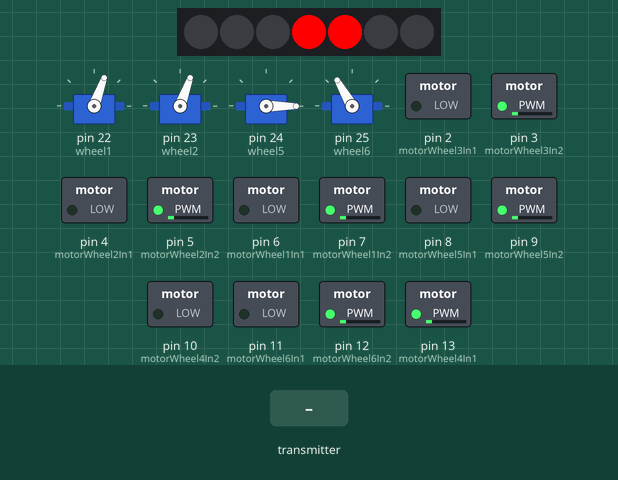
This sketch was run on a simulated Arduino Mega 2560, built with avr-gcc and run on an emulated ATmega2560. Shown: 4 × servo, 7 RGB LEDs in strip order, left to right, switched loads named in the sketch (green lamp = pin HIGH). Inputs (shaded band) come from the test bench.

Above: at 1.24 s.
1.3 s: the transmitter starts sending readChannel.0 = 1000
At 1.4 s:
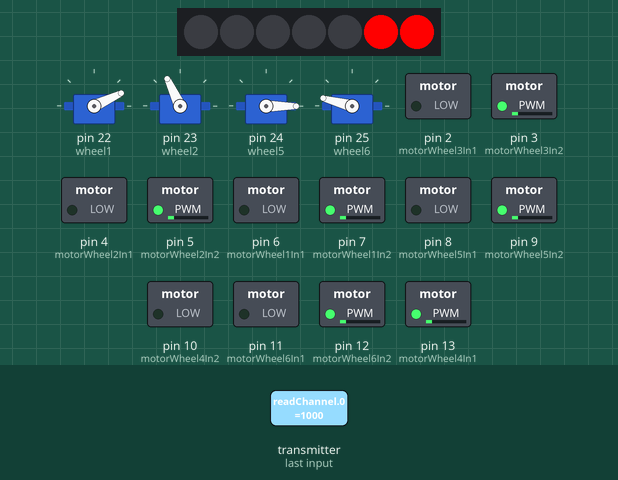
3.0 s: the transmitter starts sending readChannel.2 = 1000
At 3.02 s:
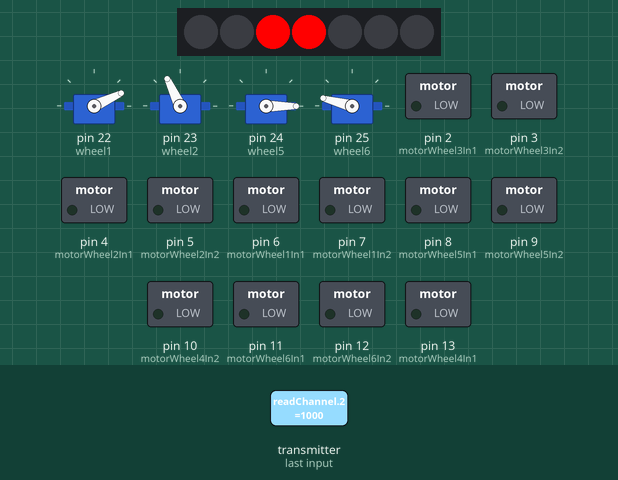
4.7 s: the transmitter starts sending readChannel.0 = 1250
At 4.72 s:
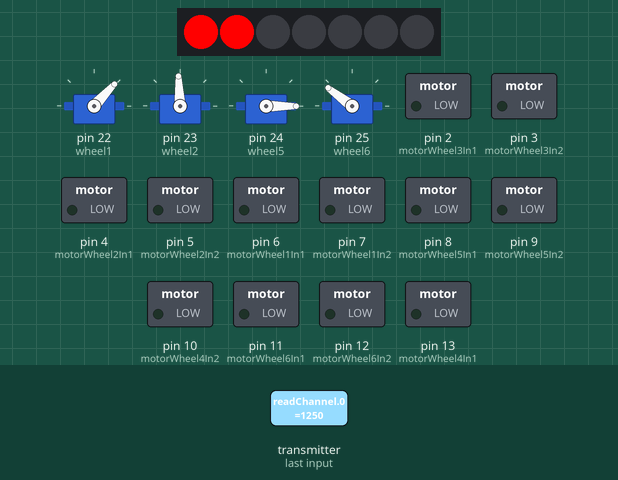
6.4 s: the transmitter starts sending readChannel.2 = 1250
At 6.43 s:
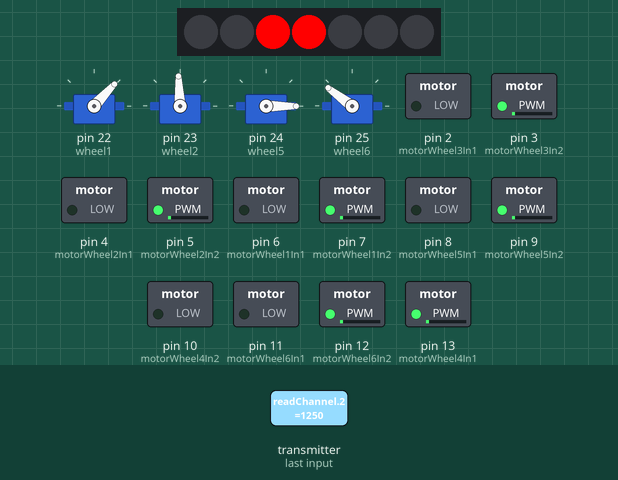
8.1 s: the transmitter starts sending readChannel.4 = 2000
At 8.13 s:
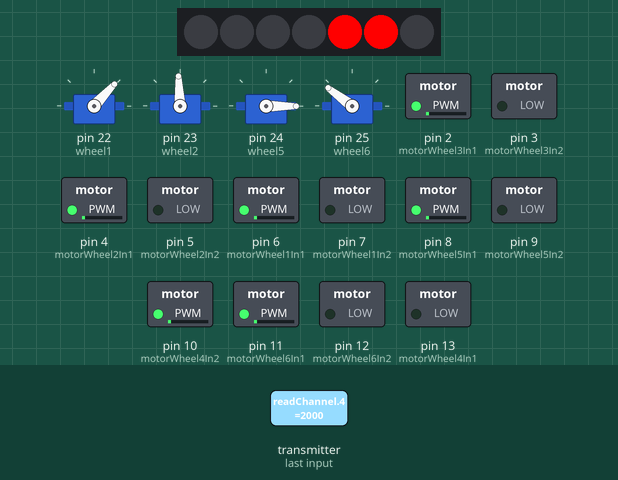
9.8 s: the transmitter starts sending readChannel.0 = 1500
At 9.83 s:
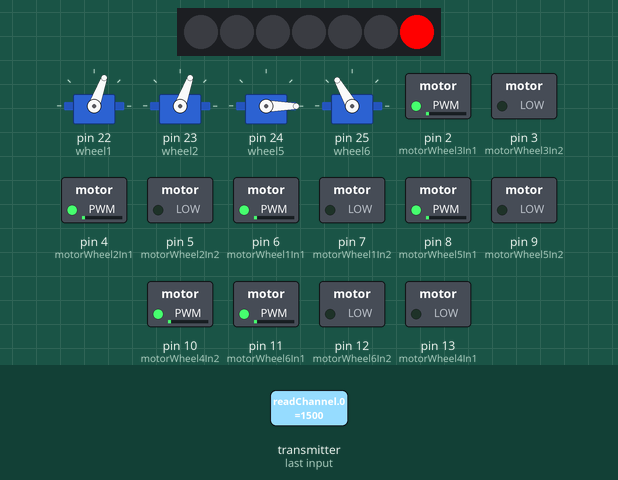
Timing chart, 0 to 12.5 s (numbered marks = the images above; inputs shaded):
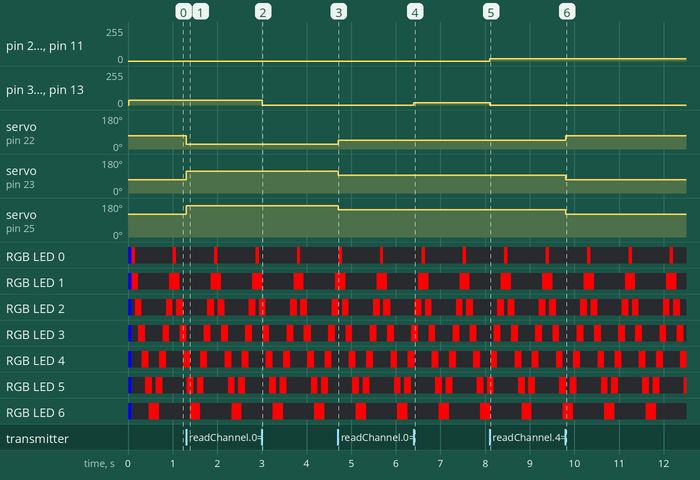

The sketch:

Mars_Rover.ino
```cpp
/*
  ASTURIOSITY - ROVER
*/

/* ---------------------- Bibliotecas ---------------------- */
#include <Servo.h>               // Control de servomotores.
#include <IBusBM.h>              // Comunicación con el receptor FlySky iBUS.
#include <Adafruit_NeoPixel.h>    // Control de tiras LED NeoPixel.

/* ---------------------- Variables ---------------------- */
#define pinLeds 37      // Pin para controlar los LEDs.
#define numLeds 7       // Número de LEDs en la tira.

IBusBM iBus;             // Instancia para recibir datos iBUS.
IBusBM iBusSensor;       // Instancia para el sensor iBUS (aunque no se utiliza en este código).

int channel0, channel1, channel2, channel3, channel4, channel5, channel6 = 1500; // Canales de iBUS inicializados en 1500 (valor neutral).

Adafruit_NeoPixel ledStrip = Adafruit_NeoPixel(numLeds, pinLeds, NEO_GRB + NEO_KHZ800); // Configuración de la tira de LEDs.

int currentSpeed = 0;           // Variable para controlar la velocidad.
int steering = 0;               // Variable para controlar la dirección.
int step = 1;                   // Control del desplazamiento en el efecto LED.

Servo wheel1, wheel2, wheel5, wheel6; // Servos que controlan las ruedas del robot.

long lastTime = 0;             // Control del tiempo para el efecto de LED.

int ledState[7] = {0, 0, 0, 0, 0, 0, 0}; // Arreglo que almacena el estado de los LEDs.
int ledIndex = 0;               // Índice para controlar el estado de los LEDs.

bool isReversing = false;     // Controla si el robot va en reversa.

/* ---------------------- Configuración Inicial  ---------------------- */
void setup() {
    Serial.begin(115200);                            // Inicia comunicación serie a 115200 baudios.
    iBus.begin(Serial1, IBUSBM_NOTIMER);             // Inicia la recepción de datos iBUS.
    iBusSensor.begin(Serial2, IBUSBM_NOTIMER);       // Inicia sensor iBUS (aunque no se usa en el código actual).

    initMotors();                                    // Inicializa los motores (función que no está en el código).

    wheel1.attach(22);  // Asigna el pin 22 al servo de la rueda 1.
    wheel2.attach(23);  // Asigna el pin 23 al servo de la rueda 2.
    wheel5.attach(24);  // Asigna el pin 24 al servo de la rueda 5.
    wheel6.attach(25);  // Asigna el pin 25 al servo de la rueda 6.

    ledStrip.begin();       // Inicializa la tira de LEDs.
    ledStrip.show();        // Apaga todos los LEDs.

    // Configura todos los LEDs en azul.
    for (int i = 0; i < numLeds; i++) {
        ledStrip.setPixelColor(i, 0, 0, 255); // Azul: R=0, G=0, B=255.
        ledStrip.show();                      // Actualiza los LEDs.
    }
}

/* ---------------------- Bucle Principal ---------------------- */
void loop() {
    iBus.loop();  // Lee continuamente los valores de los canales del receptor iBUS.

    // Asigna los valores de los canales iBUS a variables.
    channel0 = iBus.readChannel(0);
    channel1 = iBus.readChannel(1);
    channel2 = iBus.readChannel(2);
    channel3 = iBus.readChannel(3);
    channel4 = iBus.readChannel(4);
    channel5 = iBus.readChannel(5);
    channel6 = iBus.readChannel(6);

    // Si el canal 6 tiene un valor menor a 800, se reestablecen los valores predeterminados.
    if (channel6 < 800) {
        channel0 = 1500;
        channel1 = 1500;
        channel2 = 1000;
        channel3 = 1500;
        channel4 = 1500;
        channel5 = 1500;
        channel6 = 1500;
    }

    //printChannelValues();

    // Determina si se activa el modo reversa.
    if (channel4 > 1700) {
        isReversing = true;   // Si el canal 5 es mayor a 1700, el robot va en reversa.
    } else {
        isReversing = false;  // Si no, avanza normalmente.
    }

    if (channel5 > 1700){
      //testMotorsAndServos();
    }

    // Calcula la velocidad con base en el valor del canal 2 (acelerador).
    currentSpeed = map(channel2, 1000, 2000, 0, 75); // Mapea el rango del canal (1000-2000) a una velocidad (0-75).
    motors(currentSpeed, isReversing);               // Controla los motores.

    // Calcula el ángulo de dirección basado en el canal 0 (steering).
    steering = map(channel0, 1000, 2000, -45, 45);   // Mapea el rango del canal a un ángulo entre -45 y 45 grados.
    steerServo(steering);                            // Controla los servos de la dirección.

    // Efecto de LED con desplazamiento.
    if (millis() - lastTime > 75) {  // Cada 75 ms se actualiza el estado de los LEDs.
        ledState[ledIndex] = 255;
        ledState[ledIndex + 1] = 255;

        // Actualiza el color de cada LED con los valores de la matriz `ledState`.
        ledStrip.setPixelColor(0, ledState[0], 0, 0);
        ledStrip.setPixelColor(1, ledState[1], 0, 0);
        ledStrip.setPixelColor(2, ledState[2], 0, 0);
        ledStrip.setPixelColor(3, ledState[3], 0, 0);
        ledStrip.setPixelColor(4, ledState[4], 0, 0);
        ledStrip.setPixelColor(5, ledState[5], 0, 0);
        ledStrip.setPixelColor(6, ledState[6], 0, 0);
        ledStrip.show();  // Muestra el cambio en los LEDs.

        ledState[ledIndex] = 0;  // Restablece el valor del LED actual.
        ledState[ledIndex + 1] = 0;

        ledIndex += step;  // Actualiza el índice para el siguiente LED.
        lastTime = millis();  // Reinicia el contador de tiempo.

        // Cambia la dirección del desplazamiento de los LEDs cuando alcanza los extremos.
        if (ledIndex == 6) { step = -1; }
        if (ledIndex == 0) { step = 1; }
    }
}

void colorWipe(uint32_t color, int wait) {
    // Esta función "limpia" los LEDs uno por uno con el color especificado y un retraso entre cada LED.
    for (int i = 0; i < ledStrip.numPixels(); i++) {
        ledStrip.setPixelColor(i, color);  // Establece el color de un LED.
        ledStrip.show();                   // Muestra el cambio.
        delay(wait);                       // Espera el tiempo especificado.
    }
}

void printChannelValues() {
    // Imprimir los valores de los canales en el puerto Serial
    Serial.print("Channel 0: ");
    Serial.print(channel0);
    Serial.print("\tChannel 1: ");
    Serial.print(channel1);
    Serial.print("\tChannel 2: ");
    Serial.print(channel2);
    Serial.print("\tChannel 3: ");
    Serial.print(channel3);
    Serial.print("\tChannel 4: ");
    Serial.print(channel4);
    Serial.print("\tChannel 5: ");
    Serial.print(channel5);
    Serial.print("\tChannel 6: ");
    Serial.println(channel6);
    delay(500);
}
```

motor.ino
```cpp
#define motorWheel1In1 6  // Pin para IN1 del motor de la rueda 1 (delantera izquierda).
#define motorWheel1In2 7  // Pin para IN2 del motor de la rueda 1.

#define motorWheel2In1 4  // Pin para IN1 del motor de la rueda 2 (media izquierda).
#define motorWheel2In2 5  // Pin para IN2 del motor de la rueda 2.

#define motorWheel3In1 2  // Pin para IN1 del motor de la rueda 3 (trasera izquierda).
#define motorWheel3In2 3  // Pin para IN2 del motor de la rueda 3.

#define motorWheel4In1 13 // Pin para IN1 del motor de la rueda 4 (delantera derecha).
#define motorWheel4In2 10 // Pin para IN2 del motor de la rueda 4.

#define motorWheel5In1 8  // Pin para IN1 del motor de la rueda 5 (media derecha).
#define motorWheel5In2 9  // Pin para IN2 del motor de la rueda 5.

#define motorWheel6In1 11 // Pin para IN1 del motor de la rueda 6 (trasera derecha).
#define motorWheel6In2 12 // Pin para IN2 del motor de la rueda 6.


void initMotors() {
  // Inicialización de los motores, poniendo sus pines en estado bajo (apagados).
  // Motor de la rueda 1 (delantera izquierda)
  digitalWrite(motorWheel1In1, LOW);
  digitalWrite(motorWheel1In2, LOW);

  // Motor de la rueda 2 (media izquierda)
  digitalWrite(motorWheel2In1, LOW);
  digitalWrite(motorWheel2In2, LOW);

  // Motor de la rueda 3 (trasera izquierda)
  digitalWrite(motorWheel3In1, LOW);
  digitalWrite(motorWheel3In2, LOW);

  // Motores del lado derecho giran en sentido contrario
  // Motor de la rueda 4 (delantera derecha)
  digitalWrite(motorWheel4In1, LOW);
  digitalWrite(motorWheel4In2, LOW);

  // Motor de la rueda 5 (media derecha)
  digitalWrite(motorWheel5In1, LOW);
  digitalWrite(motorWheel5In2, LOW);

  // Motor de la rueda 6 (trasera derecha)
  digitalWrite(motorWheel6In1, LOW);
  digitalWrite(motorWheel6In2, LOW);
}


void motors(int speed, bool reverse) {
  // Si el modo reversa está desactivado (avanzar hacia adelante)
  if (!reverse) {
    digitalWrite(motorWheel1In1, LOW);
    analogWrite(motorWheel1In2, speed);

    digitalWrite(motorWheel2In1, LOW);
    analogWrite(motorWheel2In2, speed);

    digitalWrite(motorWheel3In1, LOW);
    analogWrite(motorWheel3In2, speed);

    analogWrite(motorWheel4In1, speed);
    digitalWrite(motorWheel4In2, LOW);

    digitalWrite(motorWheel5In1, LOW);
    analogWrite(motorWheel5In2, speed);

    digitalWrite(motorWheel6In1, LOW);
    analogWrite(motorWheel6In2, speed);
  } else {
    // Si el modo reversa está activado
    analogWrite(motorWheel1In1, speed);
    digitalWrite(motorWheel1In2, LOW);

    analogWrite(motorWheel2In1, speed);
    digitalWrite(motorWheel2In2, LOW);

    analogWrite(motorWheel3In1, speed);
    digitalWrite(motorWheel3In2, LOW);

    digitalWrite(motorWheel4In1, LOW);
    analogWrite(motorWheel4In2, speed);

    analogWrite(motorWheel5In1, speed);
    digitalWrite(motorWheel5In2, LOW);

    analogWrite(motorWheel6In1, speed);
    digitalWrite(motorWheel6In2, LOW);
  }
}


void steerServo(int steering) {
  wheel1.write(steering + 70);   // Ajusta la dirección de la rueda 1.
  wheel2.write(-steering + 70);  // Ajusta la dirección de la rueda 2.
  wheel5.write(steering);        // Ajusta la dirección de la rueda 5.
  wheel6.write(-steering + 120); // Ajusta la dirección de la rueda 6.
}


void testMotorsAndServos() {
    int testSpeed = 40;  // Velocidad de prueba para las ruedas
    int delayTime = 5000; // Tiempo de retardo entre cambios

    // Probar las ruedas secuencialmente hacia adelante y luego hacia atrás
    Serial.println("Testing motors...");

    // Apagar todos los motores
    initMotors();

    // Rueda 1
    Serial.println("Testing Wheel 1 (forward)");
    digitalWrite(motorWheel1In1, LOW);
    analogWrite(motorWheel1In2, testSpeed);
    delay(delayTime);

    Serial.println("Testing Wheel 1 (reverse)");
    analogWrite(motorWheel1In1, testSpeed);
    digitalWrite(motorWheel1In2, LOW);
    delay(delayTime);

    // Apagar todos los motores
    initMotors();

    // Rueda 2
    Serial.println("Testing Wheel 2 (forward)");
    digitalWrite(motorWheel2In1, LOW);
    analogWrite(motorWheel2In2, testSpeed);
    delay(delayTime);

    Serial.println("Testing Wheel 2 (reverse)");
    analogWrite(motorWheel2In1, testSpeed);
    digitalWrite(motorWheel2In2, LOW);
    delay(delayTime);

    // Apagar todos los motores
    initMotors();

    // Rueda 3
    Serial.println("Testing Wheel 3 (forward)");
    digitalWrite(motorWheel3In1, LOW);
    analogWrite(motorWheel3In2, testSpeed);
    delay(delayTime);

    Serial.println("Testing Wheel 3 (reverse)");
    analogWrite(motorWheel3In1, testSpeed);
    digitalWrite(motorWheel3In2, LOW);
    delay(delayTime);

    // Apagar todos los motores
    initMotors();

    // Rueda 4
    Serial.println("Testing Wheel 4 (forward)");
    analogWrite(motorWheel4In1, testSpeed);
    digitalWrite(motorWheel4In2, LOW);
    delay(delayTime);

    Serial.println("Testing Wheel 4 (reverse)");
    digitalWrite(motorWheel4In1, LOW);
    analogWrite(motorWheel4In2, testSpeed);
    delay(delayTime);

    // Apagar todos los motores
    initMotors();

    // Rueda 5
    Serial.println("Testing Wheel 5 (forward)");
    digitalWrite(motorWheel5In1, LOW);
    analogWrite(motorWheel5In2, testSpeed);
    delay(delayTime);

    Serial.println("Testing Wheel 5 (reverse)");
    analogWrite(motorWheel5In1, testSpeed);
    digitalWrite(motorWheel5In2, LOW);
    delay(delayTime);

    // Apagar todos los motores
    initMotors();

    // Rueda 6
    Serial.println("Testing Wheel 6 (forward)");
    digitalWrite(motorWheel6In1, LOW);
    analogWrite(motorWheel6In2, testSpeed);
    delay(delayTime);

    Serial.println("Testing Wheel 6 (reverse)");
    analogWrite(motorWheel6In1, testSpeed);
    digitalWrite(motorWheel6In2, LOW);
    delay(delayTime);

    // Apagar todos los motores
    initMotors();

    // Probar los servos
    Serial.println("Testing servos...");

    // Mover servos al máximo (180 grados)
    Serial.println("Setting servos to maximum");
    wheel1.write(180);
    wheel2.write(180);
    wheel5.write(180);
    wheel6.write(180);
    delay(delayTime);

    // Mover servos al mínimo (0 grados)
    Serial.println("Setting servos to minimum");
    wheel1.write(0);
    wheel2.write(0);
    wheel5.write(0);
    wheel6.write(0);
    delay(delayTime);

    // Mover servos al centro (90 grados)
    Serial.println("Setting servos to center (90 degrees)");
    wheel1.write(90);
    wheel2.write(90);
    wheel5.write(90);
    wheel6.write(90);
    delay(delayTime);

    Serial.println("Test completed.");
}
```

Measured:
- after the input at 1.3 s, servo on pin 22 (wheel1): 70° → 25° at once; servo on pin 23 (wheel2): 70° → 115° at once; servo on pin 25 (wheel6): 120° → 165° at once
- after the input at 3.0 s, pin 3 (motorWheel3In2), pin 5 (motorWheel2In2), pin 7 (motorWheel1In2), pin 9 (motorWheel5In2), pin 12 (motorWheel6In2), pin 13 (motorWheel4In1): 37/255 → 0/255 at once
- after the input at 4.7 s, servo on pin 22 (wheel1): 25° → 47° at once; servo on pin 23 (wheel2): 115° → 93° at once; servo on pin 25 (wheel6): 165° → 143° at once
- after the input at 6.4 s, pin 3 (motorWheel3In2), pin 5 (motorWheel2In2), pin 7 (motorWheel1In2), pin 9 (motorWheel5In2), pin 12 (motorWheel6In2), pin 13 (motorWheel4In1): 0/255 → 18/255 at once
- after the input at 8.1 s, pin 2 (motorWheel3In1): 0/255 → 18/255 at once; pin 3 (motorWheel3In2): 18/255 → 0/255 at once
- after the input at 9.8 s, servo on pin 22 (wheel1): 47° → 70° at once; servo on pin 23 (wheel2): 93° → 70° at once; servo on pin 25 (wheel6): 143° → 120° at once
